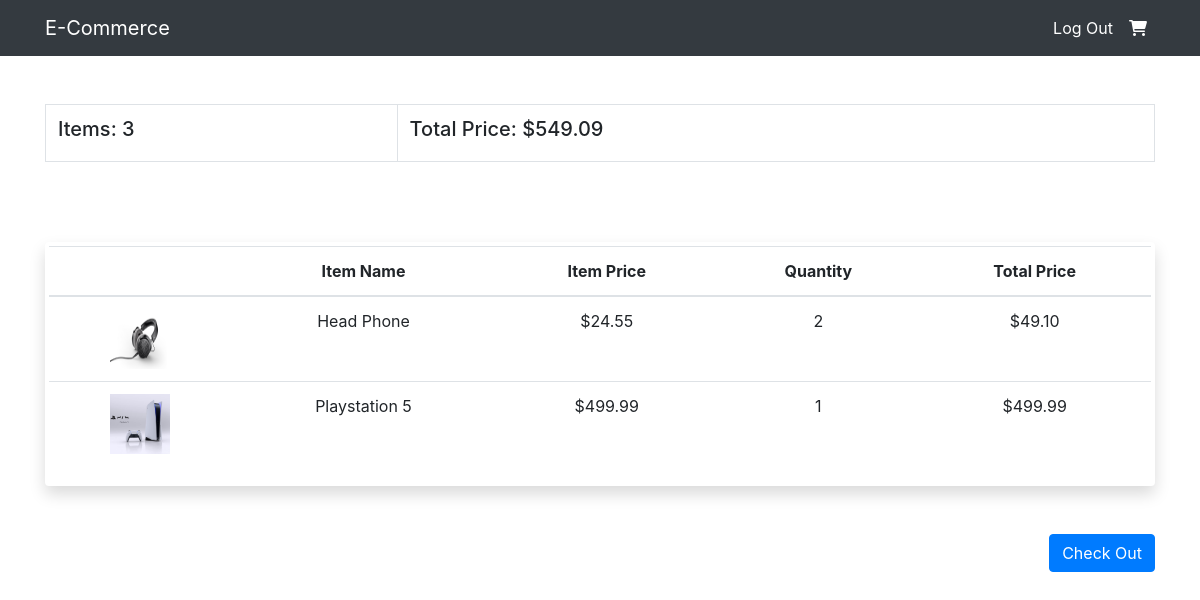
/view_cart (signed in), run on the app's committed database.
### products/models.py (models this page shows)
class Order(models.Model):
    customer = models.ForeignKey(Customer, on_delete=models.SET_NULL, null=True, blank=True)
    date_ordered = models.DateTimeField(auto_now_add=True)
    complete = models.BooleanField(default=False, null=True,blank=False)
    transaction_id = models.CharField(max_length=100)
    @property
    def get_price_total(self):
        order_items = self.orderitem_set.all()
        return sum([item.get_total for item in order_items])
    @property
    def get_item_total(self):
        order_items = self.orderitem_set.all()
        return sum([item.quantity for item in order_items])

class OrderItem(models.Model):
    product = models.ForeignKey(Product,on_delete=models.SET_NULL, null=True, blank=True)
    order = models.ForeignKey(Order,on_delete=models.SET_NULL , null=True, blank=True)
    quantity = models.IntegerField(default=0, null=True, blank=True)
    date_added = models.DateTimeField(auto_now_add=True)
    @property
    def get_total(self):
        return self.product.price * self.quantity

class Product(models.Model):
    name = models.CharField(max_length=200)
    price = models.FloatField()
    digital = models.BooleanField(default=False, null=True, blank=False)
    image = models.ImageField(null=True, blank = True)
    @property
    def imageURL(self):
        try:
            url = self.image.url
        except:
            url = 'images/no-image.png'
        return url

### products/views.py (the view)
# urls.py: path('view_cart', views.cart, name='cart'),
def cart(request):
    order = ''
    items = ''
    if request.user.is_authenticated:
        customer = request.user.customer
        order, created = Order.objects.get_or_create(customer=customer, complete = False)
        items = order.orderitem_set.all()
    else:
        items = []
    context ={
        'items': items,
        'order': order
    }
    return render(request,'cart.html',context)

### products/templates/cart.html
{%extends 'index.html'%}
{%block content%}
<div class="container mt-5">
    <div class="box-element">
            <table class="table table-bordered">
                <tr>
                    <th><h5>Items:  {{order.get_item_total}}</h5></th>
                    <th><h5>Total Price:  ${{order.get_price_total|floatformat:2}} </h5></th>
                </tr>
            </table>
    </div>
</div>
<div class="container" style="margin-top: 5em;">
    {%include 'items_table.html'%}
    <div class="d-grid gap-2 d-md-flex justify-content-md-end">
        <a href="{%url 'checkout'%}" class="btn btn-primary me-lg-5">Check Out</a>
    </div>
</div>
{%endblock%}

### products/templates/items_table.html
<div class="shadow p-lg-1 mb-5 bg-white rounded">
    <div class="table-responsive">
        <table class="table">
            <thead>
                <tr>
                    <th class="text-center" scope="col"></th>
                    <th class="text-center" scope="col">Item Name</th>
                    <th class="text-center" scope="col">Item Price</th>
                    <th class="text-center" scope="col">Quantity</th>
                    <th class="text-center" scope="col">Total Price</th>
                </tr>
            </thead>
            <tbody>
                {%for item in items%}
                <tr class="">
                    <td class="text-center"><img src="{{item.product.imageURL}}" alt=""  height="60px" width="60px"></td>
                    <td class="text-center">{{item.product.name}}</td>
                    <td class="text-center">${{item.product.price|floatformat:2}}</td>
                    <td class="text-center">{{item.quantity}}</td>
                    <td class="text-center">${{item.get_total|floatformat:2}}</td>
                </tr>
                {%endfor%}
            </tbody>
        </table>
    </div>
</div>

### data on the page
Order: get_item_total "3", get_price_total "549.09"
OrderItem: product.imageURL (picture), product.name "Head Phone", product.price "24.55", quantity "2", get_total "49.10"
OrderItem: product.imageURL (picture), product.name "Playstation 5", product.price "499.99", quantity "1", get_total "499.99"
